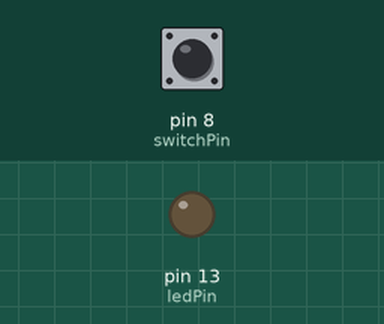
This sketch was run on a simulated Arduino Uno, built with avr-gcc and run on an emulated ATmega328P. Shown: output pins drawn as LEDs (lit = HIGH). The inputs (shaded band) are chosen by the test bench; at power-on: pin 8 (switchPin) LOW.

Above: at 1.2 s.
1.3 s: pin 8 (switchPin) pulled HIGH for 0.15 s
At 1.4 s:
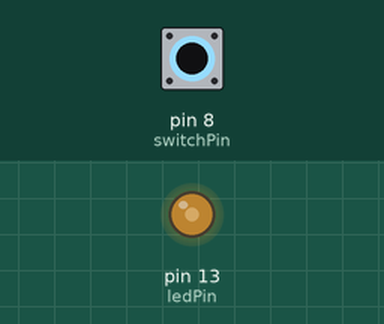
3.0 s: pin 8 (switchPin) pulled HIGH for 1 s
At 4.5 s:
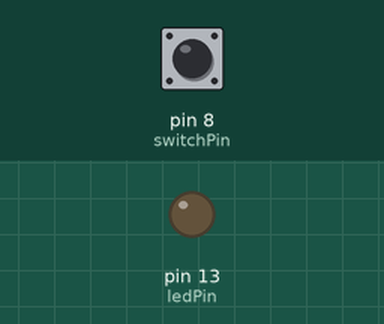
5.5 s: pin 8 (switchPin) pulled HIGH for 3.2 s
At 6.9 s:
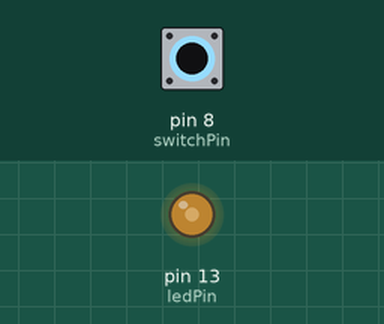
Timing chart, 0 to 10.2 s (numbered marks = the images above; inputs shaded):
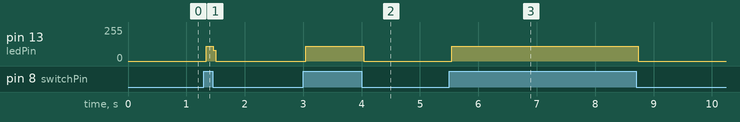

Measured:
- after the input at 1.3 s, pin 13 (ledPin): 0/255 → 109/255 at once, → 0/255 0.12 s later
- after the input at 3.0 s, pin 13 (ledPin): 0/255 → 109/255 at once, → 0/255 1.0 s later
- after the input at 5.5 s, pin 13 (ledPin): 0/255 → 109/255 at once, → 0/255 3.2 s later

The sketch:

ledHoldOn.ino
```cpp
//Hold Button for On
int ledPin = 13;
int switchPin = 8;

void setup(){
  pinMode(switchPin, INPUT);
  pinMode(ledPin, OUTPUT);
}

void loop(){
  digitalWrite(ledPin, LOW);
  //If the button is pressed (HIGH), Turn LED on
  if(digitalRead(switchPin) == HIGH){
    digitalWrite(ledPin, HIGH);
  }else{
    digitalWrite(ledPin, LOW);
  }
}
```
